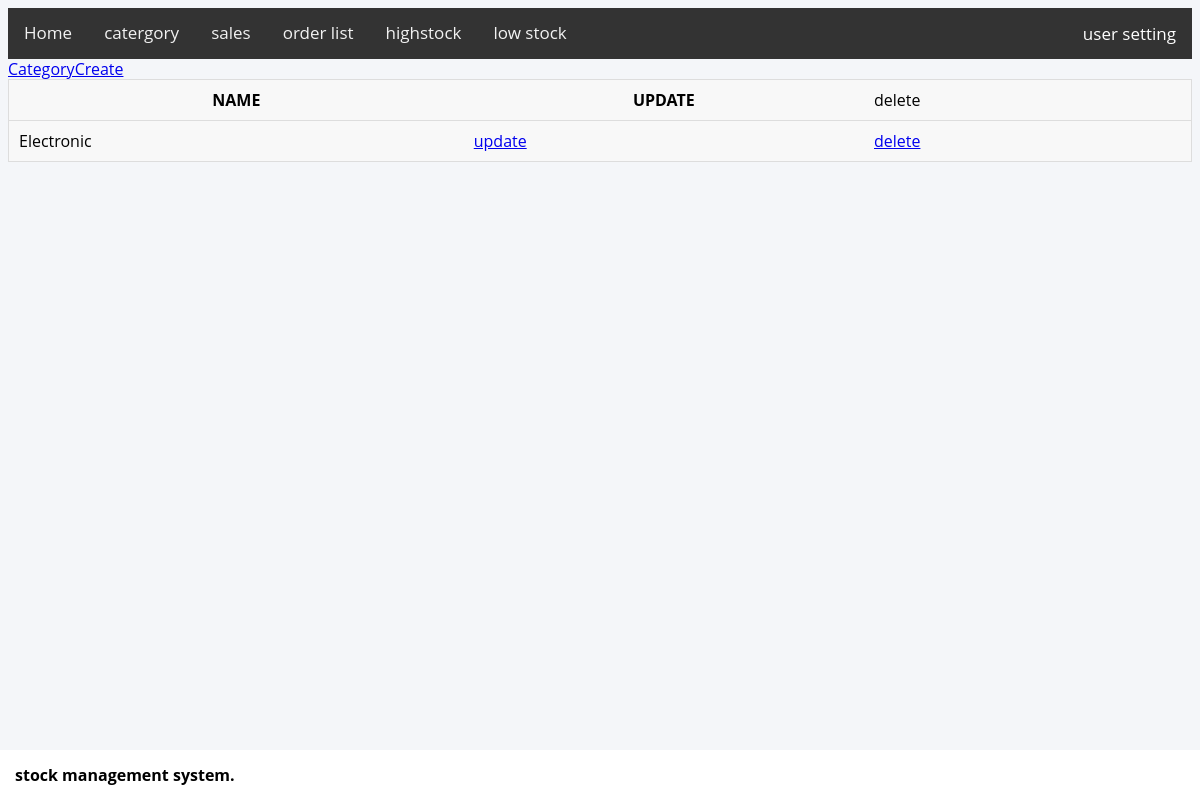
The page /CategoryList/ (signed in) on the database as committed earlier.
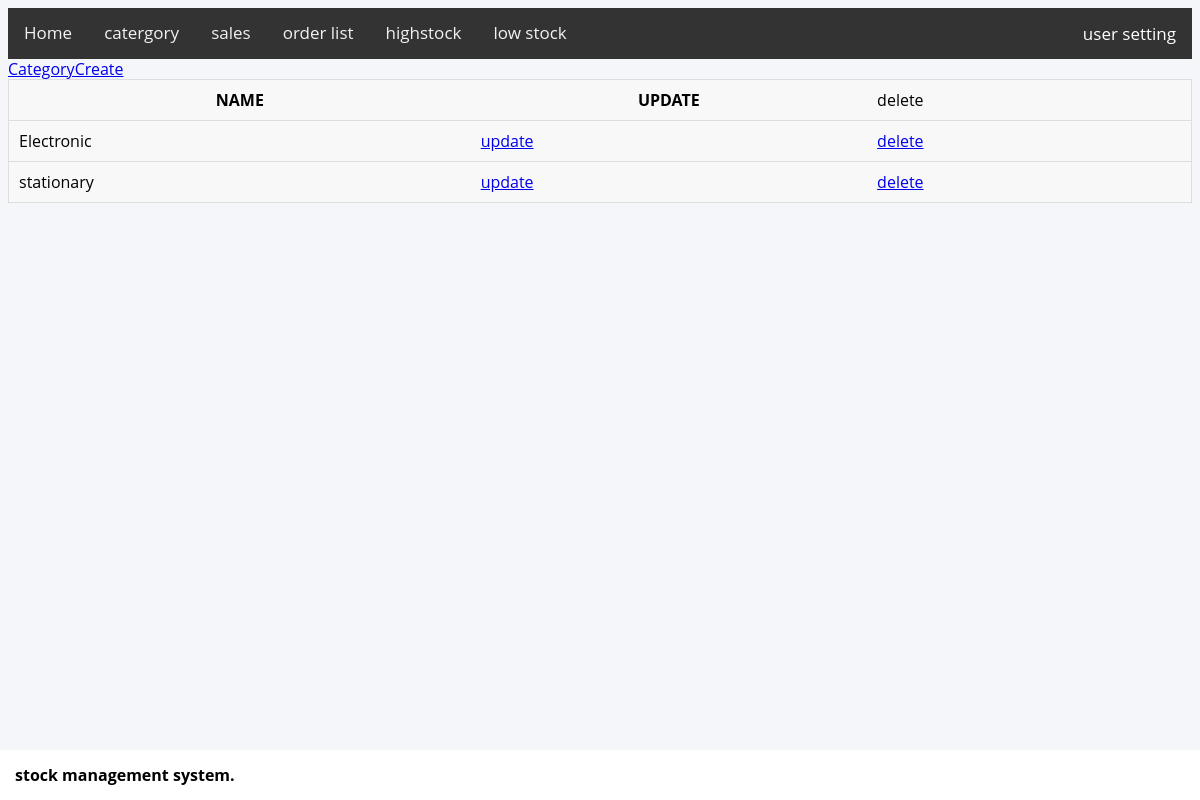
The same page on the database as committed later.
### goodies/models.py (models this page shows, shortened)
class Catergory(models.Model):
    name = models.CharField(max_length=50, unique=True)

### goodies/views.py (the view)
# urls.py: path('CategoryList/', views.CategoryList.as_view(), name='CategoryList'),
class CategoryList(LoginRequiredMixin, ListView):
    login_url = '/accounts/login/'
    model = Catergory
    context_object_name = "category_data"
    template_name = 'goodies/categories.html'

### goodies/templates/goodies/categories.html (shortened to what this page needs)
{%extends 'goodies/base.html'%}
{%block content%}
<a href ="{% url 'CategoryCreate' %}">
    CategoryCreate
</a>
<table>
    <tr>
        <th>
            name
        </th>
        <th>
            update
        </th>
        <td>
            delete
        </td>
    </tr>
    {%for data in category_data%}
    <tr>
        <td>
            {{data.name}}
        </td>
        <td>
            <a href ="{% url 'CategoryUpdate' data.id %}">
                update
            </a>
        </td>
        <td>
            <a href ="{% url 'DeleteCategory' data.id %}">
                delete
            </a>
        </td>
    </tr>
    {%endfor%}
</table>
{%endblock%}

Rows that differ between the two databases and show on the page:
added Catergory: name "stationary"
